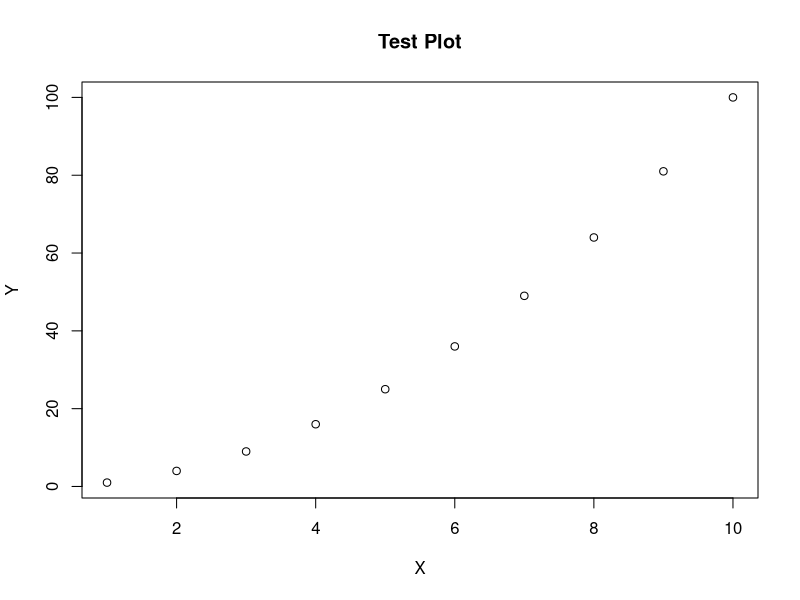

Here is the R script that generated this plot:
# Simple R test script
print("Hello from R!")

# Create a simple plot
x <- 1:10
y <- x^2
plot(x, y, main="Test Plot", xlab="X", ylab="Y")

# Print R version info
version
